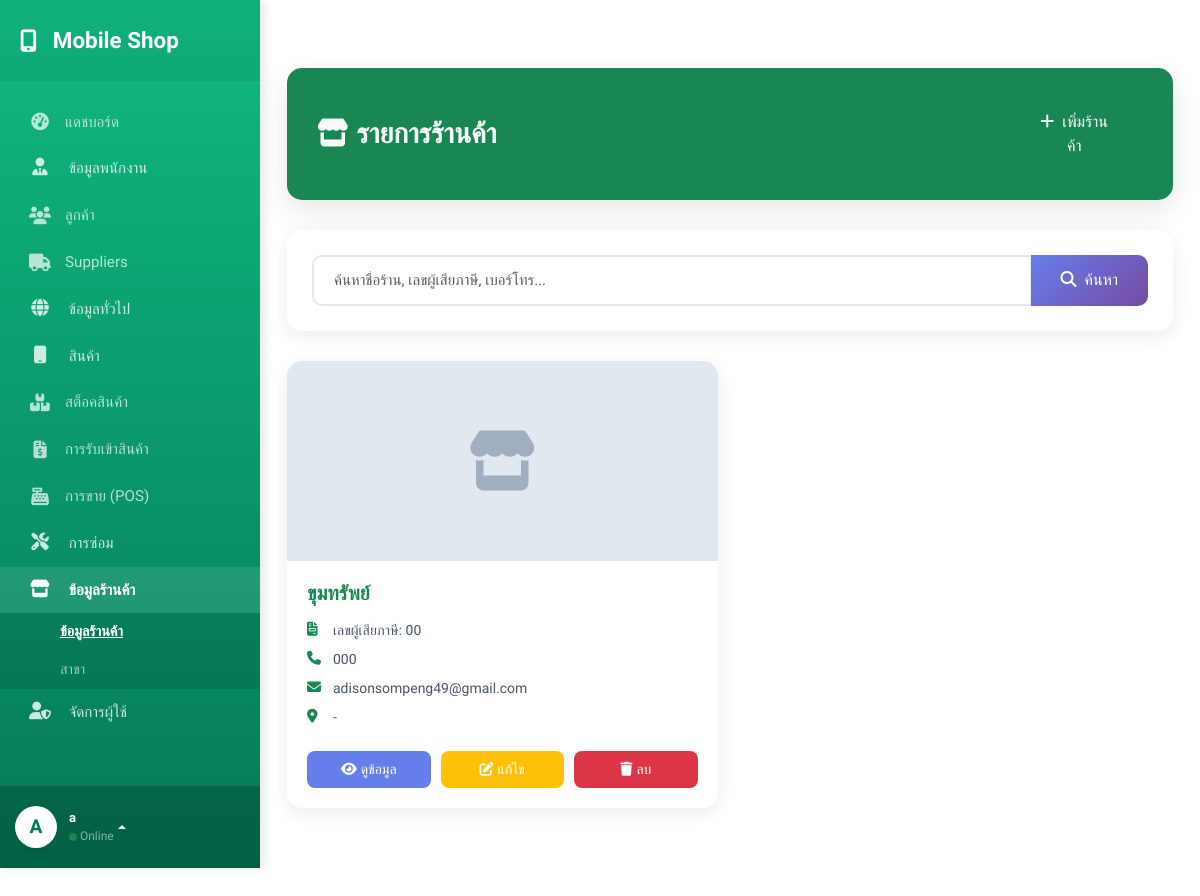
The page /shop/shop.php (signed in) on the database as committed earlier.
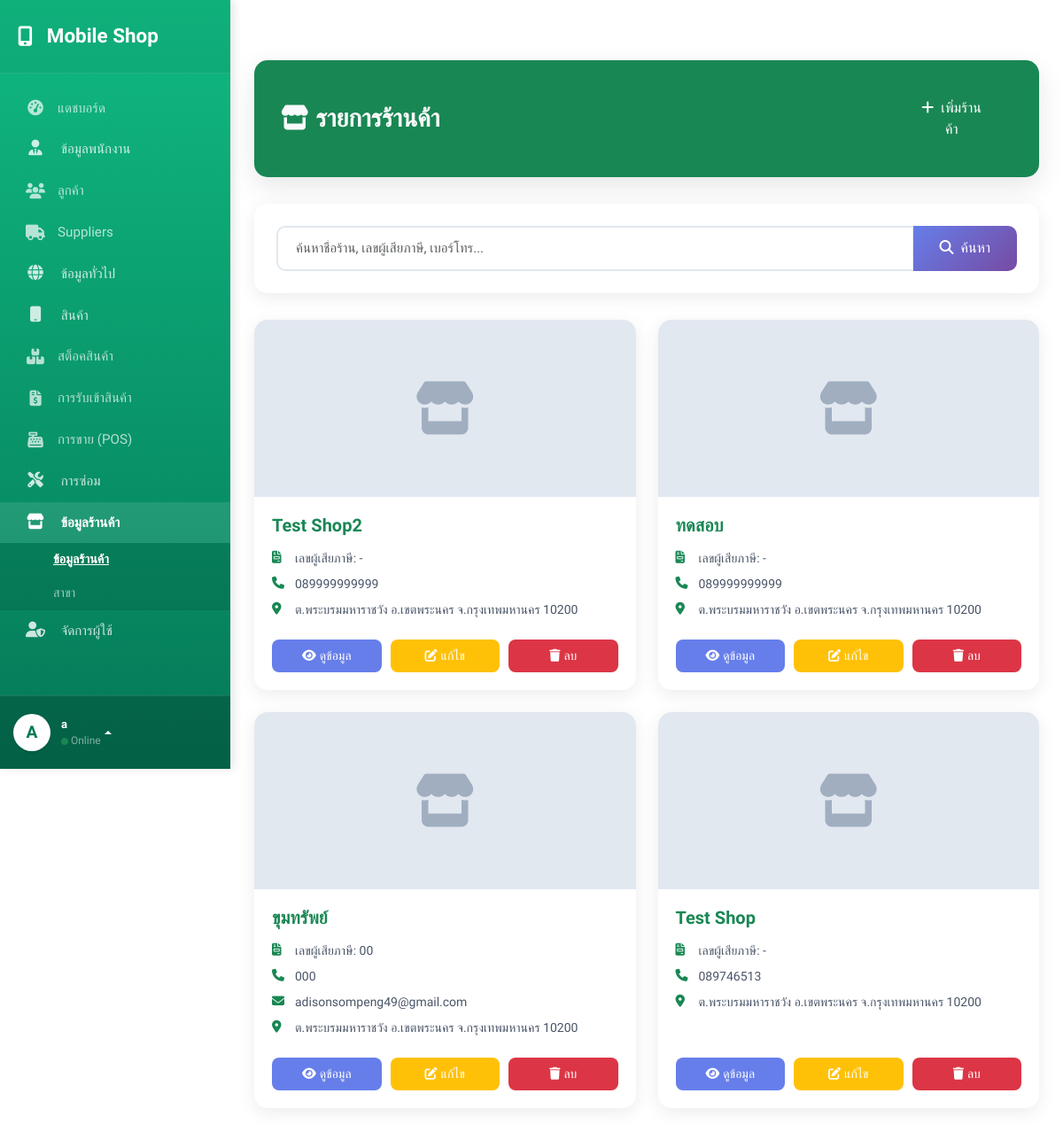
The same page on the database as committed later.
### tables this page shows
CREATE TABLE `shop_info` (
  `shop_id` int(3) NOT NULL,
  `shop_name` varchar(50) NOT NULL,
  `tax_id` varchar(20) NOT NULL,
  `shop_phone` varchar(20) NOT NULL,
  `shop_email` varchar(50) DEFAULT NULL,
  `logo` varchar(255) DEFAULT NULL,
  `create_at` datetime NOT NULL DEFAULT current_timestamp(),
  `update_at` datetime NOT NULL DEFAULT current_timestamp(),
  `Addresses_address_id` int(6) NOT NULL,
  `shop_app_password` varchar(50) DEFAULT NULL COMMENT 'รหัสผ่านแอปสำหรับส่งอีเมล',
  `promptpay_number` varchar(20) DEFAULT NULL COMMENT 'เบอร์พร้อมเพย์หรือเลขบัญชีสำหรับรับเงิน'
);

### global/sidebar.php (called while the page is built, shortened)
<?php
require_once '../config/config.php';
$sidebar_uid = $_SESSION['user_id'] ?? 0;
function isActive($keywords)
{
    $current_url = $_SERVER['PHP_SELF'];
    if (!is_array($keywords)) $keywords = [$keywords];
    foreach ($keywords as $key) {
        if (strpos($current_url, $key) !== false) return 'active';
    }
    return '';
}
function isExpanded($keywords)
{
    return isActive($keywords) ? 'show' : '';
}
function isGroupActive($keywords)
{
    return isActive($keywords) ? 'text-white fw-bold bg-white-10' : 'text-white-80';
}
?>
        <?php if (hasPermission($conn, $sidebar_uid, 'menu_manage_users')): ?>
            <a href="#sub-users" class="list-group-item list-group-item-action menu-toggle <?= isGroupActive(['permission.php', 'role.php']) ?>" data-bs-toggle="collapse" aria-expanded="<?= !empty(isExpanded(['permission.php', 'role.php'])) ? 'true' : 'false' ?>">
                <span><i class="fas fa-user-shield"></i> จัดการผู้ใช้</span>
            </a>
            <div class="collapse submenu <?= isExpanded(['permission.php', 'role.php']) ?>" id="sub-users">
                <a href="../permission/permission.php" class="list-group-item list-group-item-action <?= isActive('permission.php') ?>">สิทธิ์การใช้งาน</a>
                <a href="../role/role.php" class="list-group-item list-group-item-action <?= isActive('role.php') ?>">บทบาทผู้ใช้</a>
            </div>
        <?php endif; ?>

### config/functions.php (called while the page is built, shortened)
<?php
function hasPermission($conn, $user_id, $permission_name)
{
    $sql = "SELECT 1
            FROM user_roles ur
            JOIN role_permissions rp ON ur.roles_role_id = rp.roles_role_id
            JOIN permissions p ON rp.permissions_permission_id = p.permission_id
            WHERE ur.users_user_id = ?
            AND p.permission_name = ?
            LIMIT 1";
    $stmt = $conn->prepare($sql);
    $stmt->bind_param("is", $user_id, $permission_name);
    $stmt->execute();
    $result = $stmt->get_result();
    $has_perm = ($result->num_rows > 0);
    return $has_perm;
}

### shop/shop.php (the view, shortened to what the changed rows need)
<?php
require_once '../config/config.php';
$sql = "SELECT
            s.shop_id, s.shop_name, s.tax_id, s.shop_phone, s.shop_email, s.logo,
            a.home_no, a.moo, a.soi, a.road, a.village,
            sub.subdistrict_name_th, sub.zip_code,
            d.district_name_th,
            p.province_name_th
        FROM shop_info s
        LEFT JOIN addresses a ON s.Addresses_address_id = a.address_id
        LEFT JOIN subdistricts sub ON a.subdistricts_subdistrict_id = sub.subdistrict_id
        LEFT JOIN districts d ON sub.districts_district_id = d.district_id
        LEFT JOIN provinces p ON d.provinces_province_id = p.province_id
        WHERE 1=1";
$sql .= " ORDER BY s.shop_id DESC";
$result = mysqli_query($conn, $sql);
function truncateText($text, $length = 50)
{
    return $text;
}
function formatAddress($shop)
{
    $address_parts = [];
    if (!empty($shop['subdistrict_name_th'])) $address_parts[] = "ต." . $shop['subdistrict_name_th'];
    if (!empty($shop['district_name_th'])) $address_parts[] = "อ." . $shop['district_name_th'];
    if (!empty($shop['province_name_th'])) $address_parts[] = "จ." . $shop['province_name_th'];
    if (!empty($shop['zip_code'])) $address_parts[] = $shop['zip_code'];
    return !empty($address_parts) ? implode(' ', $address_parts) : '-';
}
?>
<!DOCTYPE html>
<html lang="th">
<head>
    <link href="https://cdn.jsdelivr.net/npm/bootstrap@5.3.3/dist/css/bootstrap.min.css" rel="stylesheet">
    <link rel="stylesheet" href="https://cdnjs.cloudflare.com/ajax/libs/font-awesome/6.5.1/css/all.min.css">
    <?php require '../config/load_theme.php'; ?>
</head>
<body>
    <div class="d-flex" id="wrapper">
        <?php include '../global/sidebar.php'; ?>
        <div class="main-content w-100">
            <div class="container-fluid py-4">
                <div class="container my-4">
                    <?php if (mysqli_num_rows($result) > 0): ?>
                        <div class="shop-grid">
                            <?php while ($shop = mysqli_fetch_assoc($result)): ?>
                                <div class="shop-card">
                                    <div class="shop-image">
                                        <?php if (!empty($shop['logo'])): ?>
                                            <?php
                                            $images = explode(',', $shop['logo']);
                                            $first_image = trim($images[0]);
                                            $img_path = "../uploads/shops/" . $first_image;
                                            ?>
                                            <img src="<?= htmlspecialchars($img_path) ?>"
                                                alt="<?= htmlspecialchars($shop['shop_name']) ?>"
                                                onerror="this.style.display='none'; this.parentElement.innerHTML='<i class=\'fas fa-store\'></i>';">
                                        <?php else: ?>
                                            <i class="fas fa-store"></i>
                                        <?php endif; ?>
                                    </div>
                                    <div class="shop-body">
                                        <h5 class="shop-title"><?= htmlspecialchars($shop['shop_name']) ?></h5>
                                        <div class="shop-info">
                                            <i class="fas fa-file-invoice"></i>
                                            <span>เลขผู้เสียภาษี: <?= htmlspecialchars($shop['tax_id'] ?? '-') ?></span>
                                        </div>
                                        <?php if (!empty($shop['shop_phone'])): ?>
                                            <div class="shop-info">
                                                <i class="fas fa-phone"></i>
                                                <span><?= htmlspecialchars($shop['shop_phone']) ?></span>
                                            </div>
                                        <?php endif; ?>
                                        <?php if (!empty($shop['shop_email'])): ?>
                                            <div class="shop-info">
                                                <i class="fas fa-envelope"></i>
                                                <span><?= htmlspecialchars($shop['shop_email']) ?></span>
                                            </div>
                                        <?php endif; ?>
                                        <div class="shop-info">
                                            <i class="fas fa-map-marker-alt"></i>
                                            <span><?= truncateText(formatAddress($shop), 60) ?></span>
                                        </div>
                                        <div class="shop-actions">
                                            <a href="view_shop.php?id=<?= $shop['shop_id'] ?>" class="btn-action btn-view">
                                                <i class="fas fa-eye me-1"></i>ดูข้อมูล
                                            </a>
                                            <a href="edit_shop.php?id=<?= $shop['shop_id'] ?>" class="btn-action btn-edit">
                                                <i class="fas fa-edit me-1"></i>แก้ไข
                                            </a>
                                            <a href="javascript:void(0);" class="btn-action btn-delete"
                                                onclick="confirmDelete(<?= $shop['shop_id'] ?>, '<?= htmlspecialchars($shop['shop_name']) ?>')">
                                                <i class="fas fa-trash me-1"></i>ลบ
                                            </a>
                                        </div>
                                    </div>
                                </div>
                            <?php endwhile; ?>
                        </div>
                    <?php endif; ?>
                </div>
            </div>
        </div>
    </div>
</body>
</html>

Rows that differ between the two databases and show on the page:
added shop_info: shop_name "Test Shop2", tax "-", shop_phone "089999999999", shop "ต.พระบรมมหาราชวัง อ.เขตพระนคร จ.กรุงเทพมหานคร 10200"
added shop_info: shop_name "ทดสอบ", tax "-", shop_phone "089999999999", shop "ต.พระบรมมหาราชวัง อ.เขตพระนคร จ.กรุงเทพมหานคร 10200"
computed for shop_info "ขุมทรัพย์": shop "-" → "ต.พระบรมมหาราชวัง อ.เขตพระนคร จ.กรุงเทพมหานคร 10200"
added shop_info: shop_name "Test Shop", tax "-", shop_phone "089746513", shop "ต.พระบรมมหาราชวัง อ.เขตพระนคร จ.กรุงเทพมหานคร 10200"
